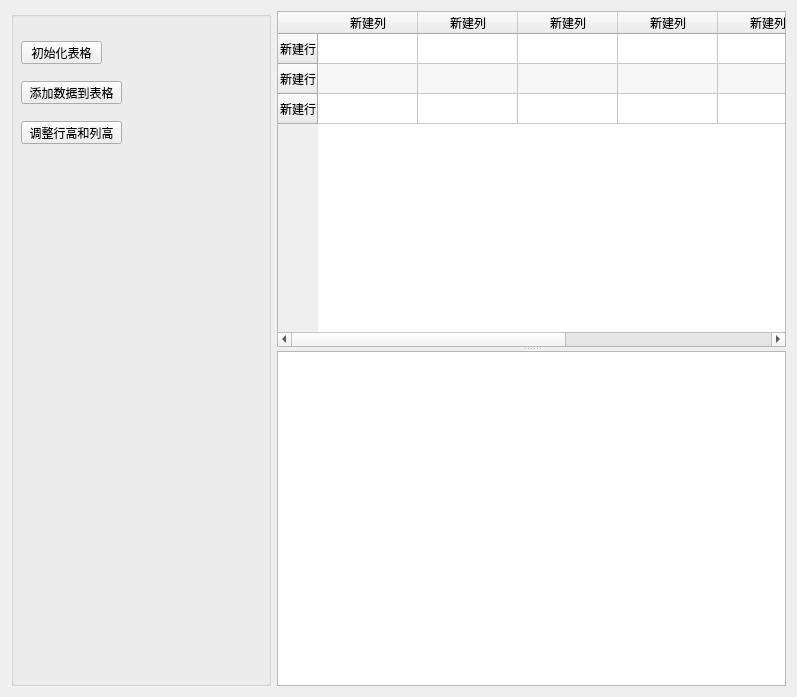
<?xml version="1.0" encoding="UTF-8"?>
<ui version="4.0">
 <class>DemoClass</class>
 <widget class="QWidget" name="DemoClass">
  <property name="geometry">
   <rect>
    <x>0</x>
    <y>0</y>
    <width>797</width>
    <height>697</height>
   </rect>
  </property>
  <property name="windowTitle">
   <string>Demo</string>
  </property>
  <layout class="QGridLayout" name="gridLayout">
   <item row="0" column="0">
    <widget class="QGroupBox" name="groupBox">
     <property name="maximumSize">
      <size>
       <width>260</width>
       <height>16777215</height>
      </size>
     </property>
     <property name="title">
      <string/>
     </property>
     <widget class="QPushButton" name="pushButton">
      <property name="geometry">
       <rect>
        <x>10</x>
        <y>30</y>
        <width>81</width>
        <height>23</height>
       </rect>
      </property>
      <property name="text">
       <string>初始化表格</string>
      </property>
     </widget>
     <widget class="QPushButton" name="pushButton2">
      <property name="geometry">
       <rect>
        <x>10</x>
        <y>70</y>
        <width>101</width>
        <height>23</height>
       </rect>
      </property>
      <property name="text">
       <string>添加数据到表格</string>
      </property>
     </widget>
     <widget class="QPushButton" name="pushButton3">
      <property name="geometry">
       <rect>
        <x>10</x>
        <y>110</y>
        <width>101</width>
        <height>23</height>
       </rect>
      </property>
      <property name="text">
       <string>调整行高和列高</string>
      </property>
     </widget>
    </widget>
   </item>
   <item row="0" column="1">
    <widget class="QSplitter" name="splitter">
     <property name="orientation">
      <enum>Qt::Vertical</enum>
     </property>
     <widget class="QTableWidget" name="tableWidget">
      <property name="contextMenuPolicy">
       <enum>Qt::CustomContextMenu</enum>
      </property>
      <property name="alternatingRowColors">
       <bool>true</bool>
      </property>
      <row>
       <property name="text">
        <string>新建行</string>
       </property>
      </row>
      <row>
       <property name="text">
        <string>新建行</string>
       </property>
      </row>
      <row>
       <property name="text">
        <string>新建行</string>
       </property>
      </row>
      <column>
       <property name="text">
        <string>新建列</string>
       </property>
      </column>
      <column>
       <property name="text">
        <string>新建列</string>
       </property>
      </column>
      <column>
       <property name="text">
        <string>新建列</string>
       </property>
      </column>
      <column>
       <property name="text">
        <string>新建列</string>
       </property>
      </column>
      <column>
       <property name="text">
        <string>新建列</string>
       </property>
      </column>
      <column>
       <property name="text">
        <string>新建列</string>
       </property>
      </column>
      <column>
       <property name="text">
        <string>新建列</string>
       </property>
      </column>
      <item row="0" column="0">
       <property name="text">
        <string/>
       </property>
      </item>
     </widget>
     <widget class="QPlainTextEdit" name="plainTextEdit"/>
    </widget>
   </item>
  </layout>
  <action name="actionCenter">
   <property name="checkable">
    <bool>true</bool>
   </property>
   <property name="icon">
    <iconset resource="demo.qrc">
     <normaloff>:/Demo/exit.svg</normaloff>:/Demo/exit.svg</iconset>
   </property>
   <property name="text">
    <string>居中</string>
   </property>
  </action>
 </widget>
 <layoutdefault spacing="6" margin="11"/>
 <resources>
  <include location="demo.qrc"/>
 </resources>
 <connections/>
</ui>
